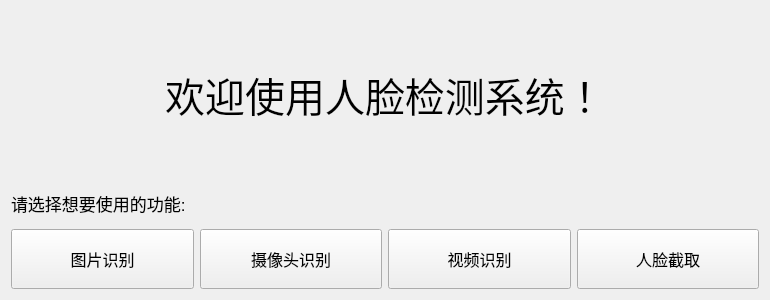
<?xml version="1.0" encoding="UTF-8"?>
<ui version="4.0">
 <class>Form</class>
 <widget class="QWidget" name="Form">
  <property name="geometry">
   <rect>
    <x>0</x>
    <y>0</y>
    <width>770</width>
    <height>300</height>
   </rect>
  </property>
  <property name="minimumSize">
   <size>
    <width>770</width>
    <height>300</height>
   </size>
  </property>
  <property name="maximumSize">
   <size>
    <width>770</width>
    <height>300</height>
   </size>
  </property>
  <property name="windowTitle">
   <string>人脸检测系统</string>
  </property>
  <layout class="QGridLayout" name="gridLayout_2">
   <item row="0" column="0">
    <widget class="QLabel" name="label">
     <property name="font">
      <font>
       <family>Microsoft YaHei UI Light</family>
       <pointsize>30</pointsize>
      </font>
     </property>
     <property name="text">
      <string>欢迎使用人脸检测系统！</string>
     </property>
     <property name="alignment">
      <set>Qt::AlignCenter</set>
     </property>
    </widget>
   </item>
   <item row="1" column="0">
    <widget class="QLabel" name="label_2">
     <property name="maximumSize">
      <size>
       <width>16777215</width>
       <height>40</height>
      </size>
     </property>
     <property name="font">
      <font>
       <pointsize>13</pointsize>
      </font>
     </property>
     <property name="text">
      <string>请选择想要使用的功能:</string>
     </property>
    </widget>
   </item>
   <item row="2" column="0">
    <layout class="QGridLayout" name="gridLayout">
     <item row="0" column="0">
      <widget class="QPushButton" name="pbtPicture">
       <property name="minimumSize">
        <size>
         <width>0</width>
         <height>60</height>
        </size>
       </property>
       <property name="font">
        <font>
         <pointsize>12</pointsize>
        </font>
       </property>
       <property name="text">
        <string>图片识别</string>
       </property>
      </widget>
     </item>
     <item row="0" column="1">
      <widget class="QPushButton" name="pbtCamera">
       <property name="minimumSize">
        <size>
         <width>0</width>
         <height>60</height>
        </size>
       </property>
       <property name="font">
        <font>
         <pointsize>12</pointsize>
        </font>
       </property>
       <property name="text">
        <string>摄像头识别</string>
       </property>
      </widget>
     </item>
     <item row="0" column="2">
      <widget class="QPushButton" name="pbtVideo">
       <property name="minimumSize">
        <size>
         <width>0</width>
         <height>60</height>
        </size>
       </property>
       <property name="font">
        <font>
         <pointsize>12</pointsize>
        </font>
       </property>
       <property name="text">
        <string>视频识别</string>
       </property>
      </widget>
     </item>
     <item row="0" column="3">
      <widget class="QPushButton" name="pbtcapture">
       <property name="minimumSize">
        <size>
         <width>0</width>
         <height>60</height>
        </size>
       </property>
       <property name="font">
        <font>
         <pointsize>12</pointsize>
        </font>
       </property>
       <property name="text">
        <string>人脸截取</string>
       </property>
      </widget>
     </item>
    </layout>
   </item>
  </layout>
 </widget>
 <resources/>
 <connections/>
</ui>
